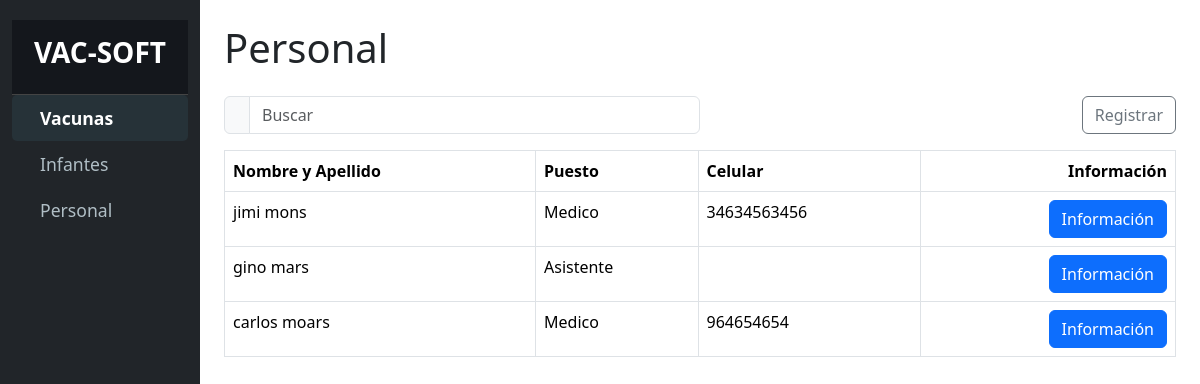
Before: /personal.php with the older database file.
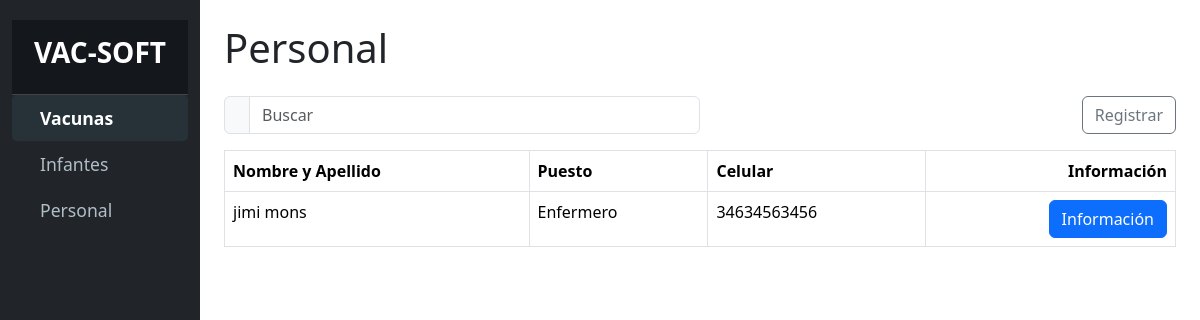
After: the same page with the newer database file.
### tables this page shows
CREATE TABLE `personal` (
  `id` bigint(20) NOT NULL,
  `puesto` text DEFAULT NULL,
  `nombre` text DEFAULT NULL,
  `apellido` text DEFAULT NULL,
  `numero_cedula_identidad` text DEFAULT NULL,
  `celular` varchar(15) DEFAULT NULL
);

### personal.php (the view, shortened to what this page needs)
<?php
include_once 'conexion.php';
$query = "SELECT id, nombre, apellido, puesto, celular FROM personal";
$result = $conn->query($query);
?>
<!DOCTYPE html>
<html lang="es">
<head>
    <link rel="stylesheet" href="css/bootstrap.min.css">
    <link rel="stylesheet" href="css/styles.css">
</head>
<body>
    <div class="container-fluid">
        <div class="row">
            <nav id="sidebar" class="col-md-3 col-lg-2 d-md-block sidebar bg-dark">
                <div class="position-sticky">
                    <div class="sidebar-header p-3 text-center">
                        <h3 class="text-white"><strong>VAC-SOFT</strong></h3>
                    </div>
                    <ul class="nav flex-column">
                        <li class="nav-item">
                            <a class="nav-link active" href="index.php">
                                <i class="bi bi-arrow-right-circle me-2"></i> Vacunas
                            </a>
                        </li>
                        <li class="nav-item">
                            <a class="nav-link" href="infantes.php">
                                <i class="bi bi-people me-2"></i> Infantes
                            </a>
                        </li>
                        <li class="nav-item">
                            <a class="nav-link" href="personal.php">
                                <i class="bi bi-person-badge me-2"></i> Personal
                            </a>
                        </li>
                    </ul>
                </div>
            </nav>
            <main class="col-md-9 ms-sm-auto col-lg-10 px-md-4">
                <h1 class="mt-4 mb-4">Personal</h1>
                <div class="d-flex justify-content-between align-items-center mb-3">
                    <div class="input-group w-50">
                        <span class="input-group-text" id="basic-addon1"><i class="bi bi-search"></i></span>
                        <input type="text" class="form-control" placeholder="Buscar" aria-label="Buscar" aria-describedby="basic-addon1">
                    </div>
                    <a href="registro_personal.php" class="btn btn-outline-secondary">Registrar</a>
                </div>
                <div class="table-responsive">
                    <table class="table table-bordered">
                        <thead>
                            <tr>
                                <th>Nombre y Apellido</th>
                                <th>Puesto</th>
                                <th>Celular</th>
                                <th class="text-end">Información</th>
                            </tr>
                        </thead>
                        <tbody>
                            <?php while ($row = $result->fetch_assoc()) : ?>
                                <tr>
                                    <td><?php echo $row['nombre'] . ' ' . $row['apellido']; ?></td>
                                    <td><?php echo $row['puesto']; ?></td>
                                    <td><?php echo $row['celular']; ?></td>
                                    <td class="text-end">
                                        <a href="informacion_personal.php?id=<?php echo $row['id']; ?>" class="btn btn-primary">Información</a>
                                    </td>
                                </tr>
                            <?php endwhile; ?>
                        </tbody>
                    </table>
                </div>
            </main>
        </div>
    </div>
</body>
</html>

Changed rows visible on the page:
removed personal: nombre "gino", apellido "mars", puesto "Asistente"
removed personal: nombre "carlos", apellido "moars", puesto "Medico", celular "964654654"
changed personal "jimi": puesto "Medico" → "Enfermero"
